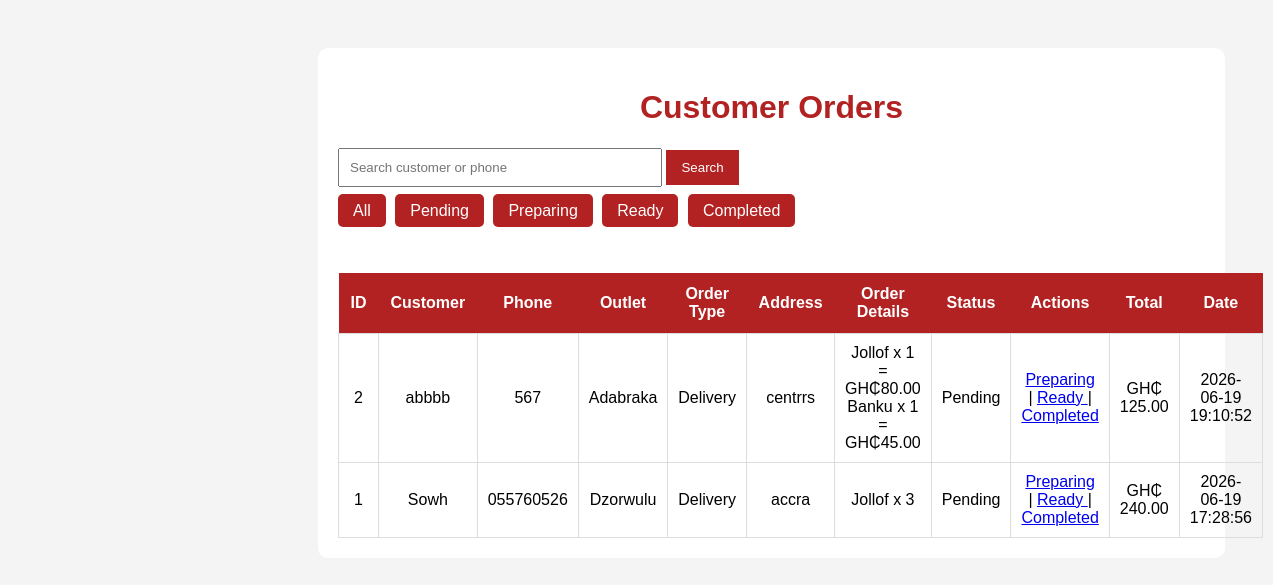
Screenshot of /view-orders.php (signed in) with the database file from the repository.
### tables this page shows
CREATE TABLE `orders` (
  `id` int(11) NOT NULL,
  `customer_name` varchar(255) NOT NULL,
  `phone` varchar(50) NOT NULL,
  `food_item` varchar(255) NOT NULL,
  `quantity` int(11) NOT NULL,
  `outlet` varchar(100) NOT NULL,
  `order_type` varchar(100) NOT NULL,
  `address` text DEFAULT NULL,
  `order_details` text DEFAULT NULL,
  `total` decimal(10,2) NOT NULL,
  `status` varchar(50) NOT NULL DEFAULT 'Pending',
  `order_date` timestamp NOT NULL DEFAULT current_timestamp()
);

### view-orders.php (the view, shortened to what this page needs)
<?php
include '../config/database.php';
mysqli_query(
    $conn,
    "UPDATE orders
     SET notification_status='seen'
     WHERE notification_status='new'"
);
mysqli_query(
    $conn,
    "UPDATE orders
     SET notification_status='seen'
     WHERE notification_status='new'"
);
$role = $_SESSION['role'];
$search = "";
if($role == 'super_admin'){
    $sql = "SELECT * FROM orders
            WHERE (
                customer_name LIKE '%$search%'
                OR phone LIKE '%$search%'
            )";
    $sql .= " ORDER BY id DESC";
    $result = mysqli_query($conn, $sql);
}
?>
<!DOCTYPE html>
<html>
<head>
</head>
<body>
<div class="main-content">
<div class="container">
<h1>Customer Orders</h1>
<form method="GET">
    <input
        type="text"
        name="search"
        placeholder="Search customer or phone"
        style="
            padding:10px;
            width:300px;
        "
    >
    <button
        type="submit"
        style="
            padding:10px 15px;
            background:#b22222;
            color:white;
            border:none;
            cursor:pointer;
        "
    >
        Search
    </button>
    <div style="margin:15px 0;">
    <a href="view-orders.php" class="filter-btn">All</a>
    <a href="view-orders.php?status=Pending" class="filter-btn">Pending</a>
    <a href="view-orders.php?status=Preparing" class="filter-btn">Preparing</a>
    <a href="view-orders.php?status=Ready" class="filter-btn">Ready</a>
    <a href="view-orders.php?status=Completed" class="filter-btn">Completed</a>
     </div>
</form>
<br>
<table>
<tr>
<th>ID</th>
<th>Customer</th>
<th>Phone</th>
<th>Outlet</th>
<th>Order Type</th>
<th>Address</th>
<th>Order Details</th>
<th>Status</th>
<th>Actions</th>
<th>Total</th>
<th>Date</th>
</tr>
<?php while($row = mysqli_fetch_assoc($result)){ ?>
<tr>
<td><?php echo $row['id']; ?></td>
<td><?php echo $row['customer_name']; ?></td>
<td><?php echo $row['phone']; ?></td>
<td><?php echo $row['outlet']; ?></td>
<td><?php echo $row['order_type']; ?></td>
<td><?php echo $row['address']; ?></td>
<td><?php echo $row['order_details']; ?></td>
<td><?php echo $row['status']; ?></td>
<td>
<a href="update-status.php?id=<?php echo $row['id']; ?>&status=Preparing">
Preparing
</a>
|
<a href="update-status.php?id=<?php echo $row['id']; ?>&status=Ready">
Ready
</a>
|
<a href="update-status.php?id=<?php echo $row['id']; ?>&status=Completed">
Completed
</a>
</td>
<td>GH₵ <?php echo $row['total']; ?></td>
<td><?php echo $row['order_date']; ?></td>
</tr>
<?php } ?>
</table>
</div>
</div>
</body>
</html>

### view-orders.php (style rules this page uses)
.filter-btn { background:#b22222; color:white; text-decoration:none; padding:8px 15px; border-radius:5px; margin-right:5px; }
.main-content { margin-left:270px; padding:20px; }
body { font-family:Arial; background:#f4f4f4; padding:20px; }
.container { max-width:1300px; margin:auto; background:white; padding:20px; border-radius:10px; }
h1 { text-align:center; color:#b22222; }
table { width:100%; border-collapse:collapse; margin-top:20px; }
th { background:#b22222; color:white; padding:12px; }
td { border:1px solid #ddd; padding:10px; text-align:center; }

### rows the page displays
orders: id "2", customer_name "abbbb", phone "567", outlet "Adabraka", order_type "Delivery", address "centrrs", order_details "Jollof x 1 = GH₵80.00 Banku x 1 = GH₵45.00", status "Pending", total "125.00", order_date "2026-06-19 19:10:52"
orders: id "1", customer_name "Sowh", phone "055760526", outlet "Dzorwulu", order_type "Delivery", address "accra", order_details "Jollof x 3", status "Pending", total "240.00", order_date "2026-06-19 17:28:56"
